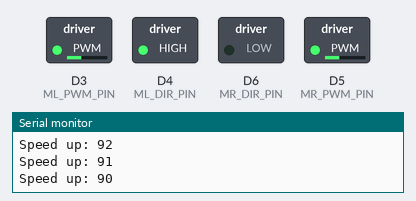
The sketch below on a simulated ESP8266 (Wemos D1 mini). Parts: switched loads named in the sketch (green lamp = pin HIGH), the last lines printed to the serial monitor.

Above: at 9.17 s.
At 14.2 s:
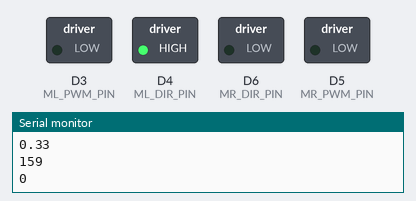
At 15.2 s:
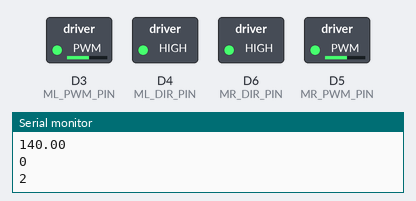
At 16.2 s:
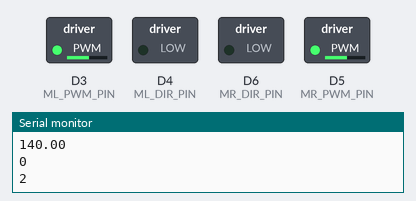
At 31.2 s:
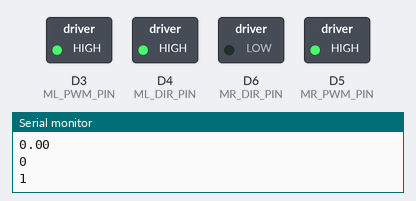
At 34.2 s:
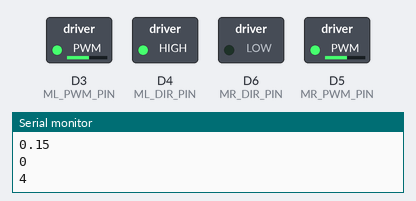
Timing chart, 0 to 40.0 s (numbered marks = the images above):
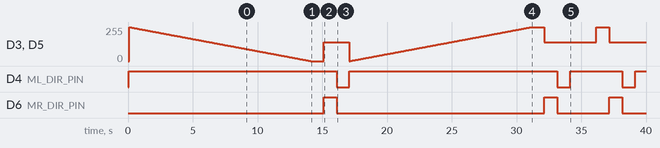

Measured:
- by itself, D4 (ML_DIR_PIN): goes HIGH 16.1 s, LOW 1.0 s, HIGH 16.1 s, LOW 1.0 s, HIGH 4.0 s, LOW 1.0 s, then HIGH
- by itself, D6 (MR_DIR_PIN): goes HIGH 1.0 s, LOW 16.1 s, HIGH 1.0 s, LOW 4.0 s, HIGH 1.0 s, then LOW

The sketch:

motor_test_control_scheme.ino
```cpp
#include <drive.h>

//Initializing Pin
// Arduino Pins
//const int ML_PWM_PIN = 3;
//const int ML_DIR_PIN = 4;
//const int MR_PWM_PIN = 6;
//const int MR_DIR_PIN = 7;

// Wemos Pins
const int ML_PWM_PIN = D3;
const int ML_DIR_PIN = D4;
const int MR_PWM_PIN = D5;
const int MR_DIR_PIN = D6;

int set = 0;

// Declare drive object
Drive drive(ML_PWM_PIN, MR_PWM_PIN, ML_DIR_PIN, MR_DIR_PIN);

void setup() {
  Serial.begin(115200);
}

void loop(void) {

  // For getting the private members of the drive class
  float curr_speed = 0.0;
  unsigned int curr_rpm = 0;
  int state = 0;

  delay(50);

// Wait before running
//Send 1 through serial monitor to start
//  while(set == 0){
//    Serial.println("==> Waiting ");
//    delay(50);
//    set = Serial.parseInt();
//    Serial.print(set);
//    if(set != 0){
//      break;
//    }
//  }

  Serial.println("==> Running Main()");

  // Testing accelerating
  drive.accelerate(ACC_MINIMAL, true);
  drive.get_params(&curr_speed, &curr_rpm, &state);
  Serial.println(curr_speed);
  Serial.println(curr_rpm);
  Serial.println(state);

  delay(1000);

  // Turn left
  drive.turn_left(HALF_SPEED);
  drive.get_params(&curr_speed, &curr_rpm, &state);
  Serial.println(curr_speed);
  Serial.println(curr_rpm);
  Serial.println(state);

  delay(1000);

  // Turn right
  drive.turn_right(HALF_SPEED);
  drive.get_params(&curr_speed, &curr_rpm, &state);
  Serial.println(curr_speed);
  Serial.println(curr_rpm);
  Serial.println(state);

  delay(1000);

    // Test decceleration
  drive.deccelerate(ACC_MINIMAL, true);
  drive.get_params(&curr_speed, &curr_rpm, &state);
  Serial.println(curr_speed);
  Serial.println(curr_rpm);
  Serial.println(state);

  delay(1000);

    // Turn left
  drive.turn_left(HALF_SPEED);
  drive.get_params(&curr_speed, &curr_rpm, &state);
  Serial.println(curr_speed);
  Serial.println(curr_rpm);
  Serial.println(state);

  delay(1000);

    // Turn right
  drive.turn_right(HALF_SPEED);
  drive.get_params(&curr_speed, &curr_rpm, &state);
  Serial.println(curr_speed);
  Serial.println(curr_rpm);
  Serial.println(state);

  delay(1000);

    // Cruise at a constant speed
  drive.cruise(HALF_SPEED, true);
  drive.get_params(&curr_speed, &curr_rpm, &state);
  Serial.println(curr_speed);
  Serial.println(curr_rpm);
  Serial.println(state);

  delay(1000);

  // Cruise at a constant speed
  drive.cruise(HALF_SPEED, true);
  drive.get_params(&curr_speed, &curr_rpm, &state);
  Serial.println(curr_speed);
  Serial.println(curr_rpm);
  Serial.println(state);

  delay(1000);

  // E-stop
  drive.estop();
  drive.get_params(&curr_speed, &curr_rpm, &state);
  Serial.println(curr_speed);
  Serial.println(curr_rpm);
  Serial.println(state);

  delay(1000);

  // Turn left
  drive.turn_left(HALF_SPEED);
  drive.get_params(&curr_speed, &curr_rpm, &state);
  Serial.println(curr_speed);
  Serial.println(curr_rpm);
  Serial.println(state);

  delay(1000);

  // Turn right
  drive.turn_right(HALF_SPEED);
  drive.get_params(&curr_speed, &curr_rpm, &state);
  Serial.println(curr_speed);
  Serial.println(curr_rpm);
  Serial.println(state);

  delay(1000);

  // Cruise at a constant speed
  drive.cruise(HALF_SPEED, true);
  drive.get_params(&curr_speed, &curr_rpm, &state);
  Serial.println(curr_speed);
  Serial.println(curr_rpm);
  Serial.println(state);

  delay(1000);

  // Test decceleration
  drive.deccelerate(ACC_MINIMAL, true);
  drive.get_params(&curr_speed, &curr_rpm, &state);
  Serial.println(curr_speed);
  Serial.println(curr_rpm);
  Serial.println(state);

  delay(1000);
}
```
